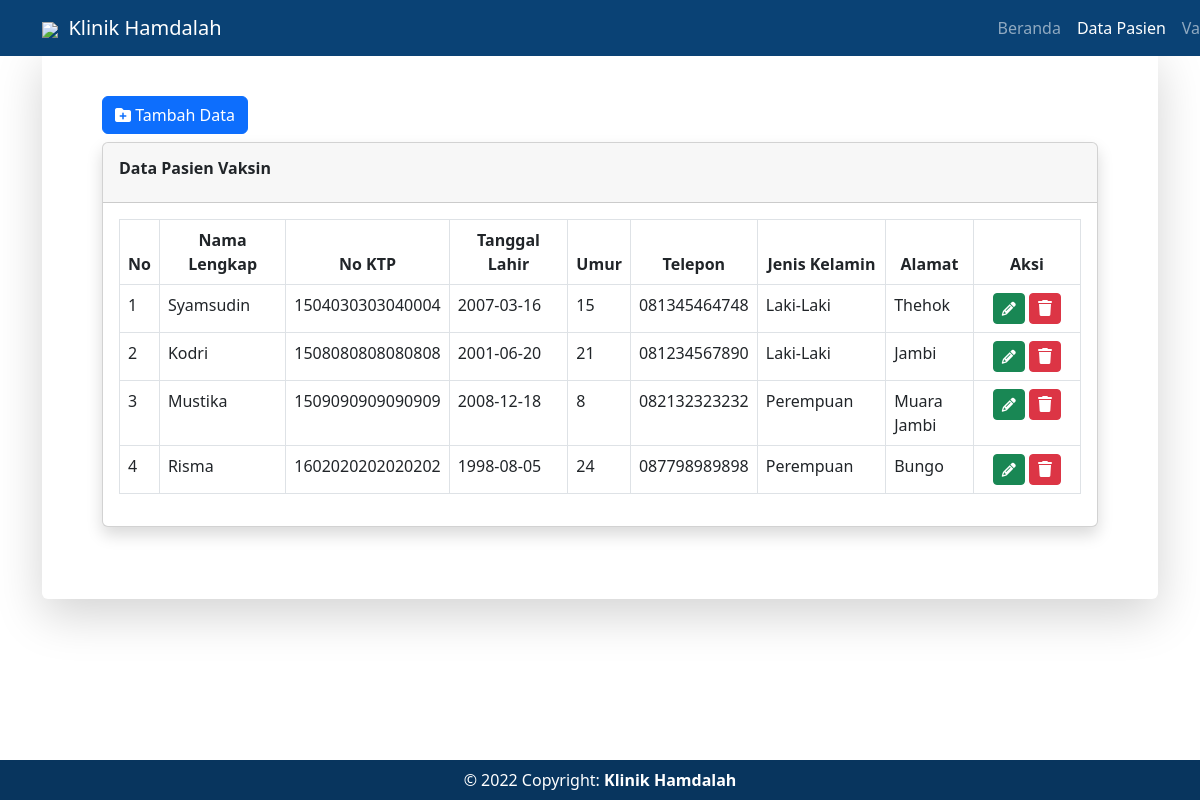
The page /index.php/vaksin_klinik/data_pasien on the database its author committed.
### tables this page shows
CREATE TABLE `registrasi` (
  `no_nik` bigint(30) NOT NULL,
  `nama` varchar(50) NOT NULL,
  `tgl_lahir` date NOT NULL,
  `umur` int(10) NOT NULL,
  `jenis_kelamin` varchar(15) NOT NULL,
  `email` varchar(50) NOT NULL,
  `no_telp` varchar(20) NOT NULL,
  `nama_ortu` varchar(50) NOT NULL,
  `alamat` text NOT NULL
);

### application/controllers/Vaksin_klinik.php (called while the page is built, shortened)
<?php
class Vaksin_klinik extends CI_Controller
{
	public function __construct()
	{
		$this->load->library('form_validation');
		$this->load->model('vaksin_model');
	}
	public function data_pasien()
	{
		$data['pasien'] = $this->vaksin_model->getAll();
		$this->load->view('pasien_vaksin', $data);
		$this->load->view('template/footer');
	}
}

### index.php (called while the page is built, shortened)
<?php
require_once BASEPATH.'core/CodeIgniter.php';

### application/models/Vaksin_model.php (called while the page is built, shortened)
<?php
class Vaksin_model extends CI_Model
{
    public function getAll()
    {
        return $this->db->get('registrasi')->result();
    }
}

### application/views/pasien_vaksin.php (the view, shortened to what this page needs)
<!DOCTYPE html>
<html lang="en">
<head>
    <link href="https://cdn.jsdelivr.net/npm/bootstrap@5.2.0-beta1/dist/css/bootstrap.min.css" rel="stylesheet"
>
</head>
<nav class="navbar navbar-expand-lg navbar-dark navbar-custom fixed-top" style="background-color: #0a4275;">
    <div class="container">
        <a class="navbar-brand" href="vaksin_klinik/beranda"><img
                src="https://img.icons8.com/ios-filled/28/ffffff/heart-health.png" />&nbsp;&nbsp;Klinik Hamdalah</a>
        <div class="collapse navbar-collapse" id="navbarResponsive">
            <ul class="navbar-nav " style="margin-left: 47rem; width:max-content;">
                <li class="nav-item">
                    <a class="nav-link" href="vaksin_klinik/beranda">Beranda</a>
                </li>
                <li class="nav-item">
                    <a class="nav-link active" href="vaksin_klinik/data_pasien">Data Pasien</a>
                </li>
                <li class=" nav-item dropdown ">
                    <a href="javascript:void(0);" class="dropdown-toggle nav-link" data-toggle="dropdown" role="button"
                        aria-haspopup="true" aria-expanded="false">
                        Vaksinasi Anak
                    </a>
                </li>
            </ul>
        </div>
    </div>
</nav>
<div>
    <div class="container">
        <div class="row justify-content-center">
            <div class="col-lg-20">
                <div class="card o-hidden border-0 shadow-lg my-5 ">
                    <div class="card-body p-0">
                        <div class="row">
                            <div class="col-lg">
                                <div class="p-5">
                                    <div class="container-fluid">
                                        <a href="<?= base_url('vaksin_klinik/register')  ?>"
                                            class="btn btn-primary mb-2"><i class="fa-solid fa-folder-plus"></i>
                                            Tambah
                                            Data</a>
                                        <div class="card shadow mb-4">
                                            <div class="card-header py-3">
                                                <h6 class="fw-bold ">Data Pasien Vaksin</h6>
                                            </div>
                                            <div class="card-body">
                                                <div class="table-responsive">
                                                    <table class="table table-bordered" id="dataTable" cellspacing="1">
                                                        <thead>
                                                            <tr>
                                                                <th class="text-center" width="4%">No</th>
                                                                <th class="text-center" width="15%">Nama Lengkap</th>
                                                                <th class="text-center" width="10%">No KTP</th>
                                                                <th class="text-center" width="15%">Tanggal Lahir
                                                                </th>
                                                                <th class="text-center" width="5%">Umur</th>
                                                                <th class="text-center" width="5%">Telepon</th>
                                                                <th class="text-center" width="15%">Jenis Kelamin
                                                                </th>
                                                                <th class="text-center" width="10%">Alamat</th>
                                                                <th class="text-center" width="15%">Aksi</th>
                                                            </tr>
                                                        </thead>
                                                        <tbody>
                                                            <?php
                                                            $nomor = 1;
                                                            foreach ($pasien as $s) { ?>
                                                            <tr>
                                                                <td><?= $nomor++; ?></td>
                                                                <td><?= $s->nama; ?></td>
                                                                <td><?= $s->no_nik; ?></td>
                                                                <td><?= $s->tgl_lahir; ?></td>
                                                                <td><?= $s->umur; ?></td>
                                                                <td><?= $s->no_telp; ?></td>
                                                                <td><?= $s->jenis_kelamin; ?></td>
                                                                <td><?= $s->alamat; ?></td>
                                                                <td align="center" width="15%">
                                                                    <a href="<?php echo site_url('vaksin_klinik/ubah_data/' . $s->no_nik); ?>"
                                                                        class="btn btn-success btn-sm"><i
                                                                            class="fa-solid fa-pencil"></i></a>
                                                                    <a href="<?php echo site_url('vaksin_klinik/delete/' . $s->no_nik); ?>"
                                                                        class="btn btn-danger btn-sm"><i
                                                                            class="fa-solid fa-trash"
                                                                            style="font-size:16px;"></i></a>
                                                                </td>
                                                            </tr>
                                                            <?php } ?>
                                                        </tbody>
                                                    </table>
                                                </div>
                                            </div>
                                        </div>
                                    </div>
                                </div>
                            </div>
                        </div>
                    </div>
                </div>
            </div>
        </div>
    </div>
</div>
</body>
</html>

### rows shown on the page
registrasi: nama "Syamsudin", no_nik "1504030303040004", tgl_lahir "2007-03-16", umur "15", no_telp "081345464748", jenis_kelamin "Laki-Laki", alamat "Thehok"
registrasi: nama "Kodri", no_nik "1508080808080808", tgl_lahir "2001-06-20", umur "21", no_telp "081234567890", jenis_kelamin "Laki-Laki", alamat "Jambi"
registrasi: nama "Mustika", no_nik "1509090909090909", tgl_lahir "2008-12-18", umur "8", no_telp "082132323232", jenis_kelamin "Perempuan", alamat "Muara Jambi"
registrasi: nama "Risma", no_nik "1602020202020202", tgl_lahir "1998-08-05", umur "24", no_telp "087798989898", jenis_kelamin "Perempuan", alamat "Bungo"
